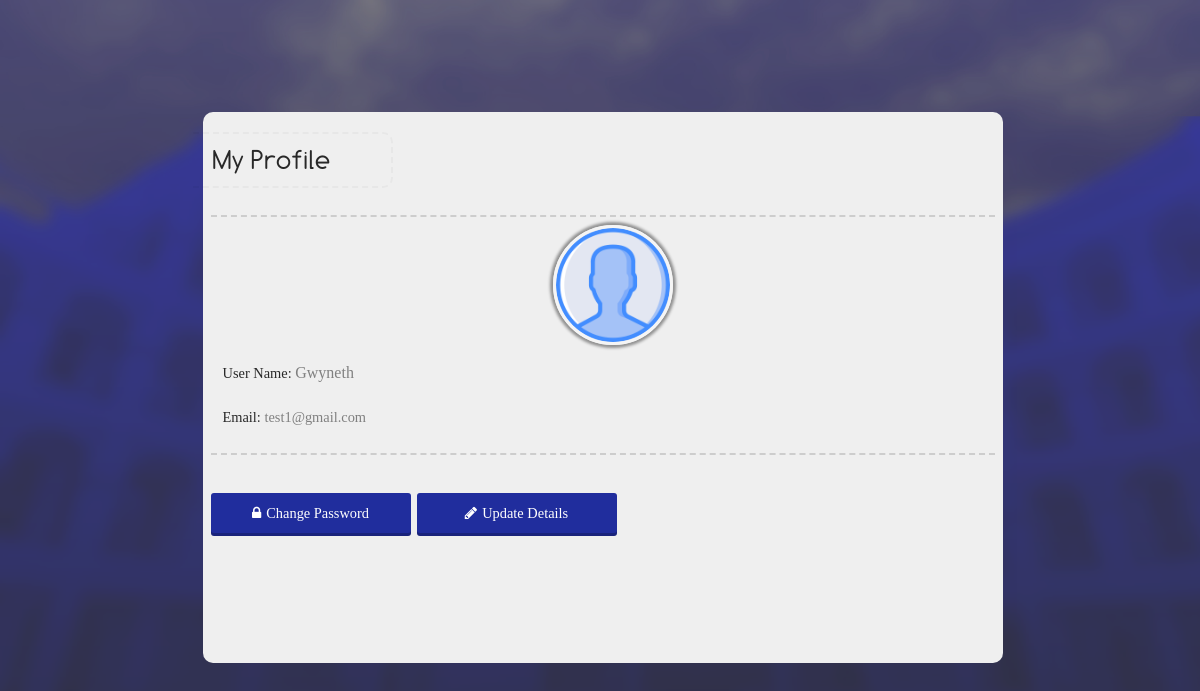
Before: /my_profile (signed in) with the older database file.
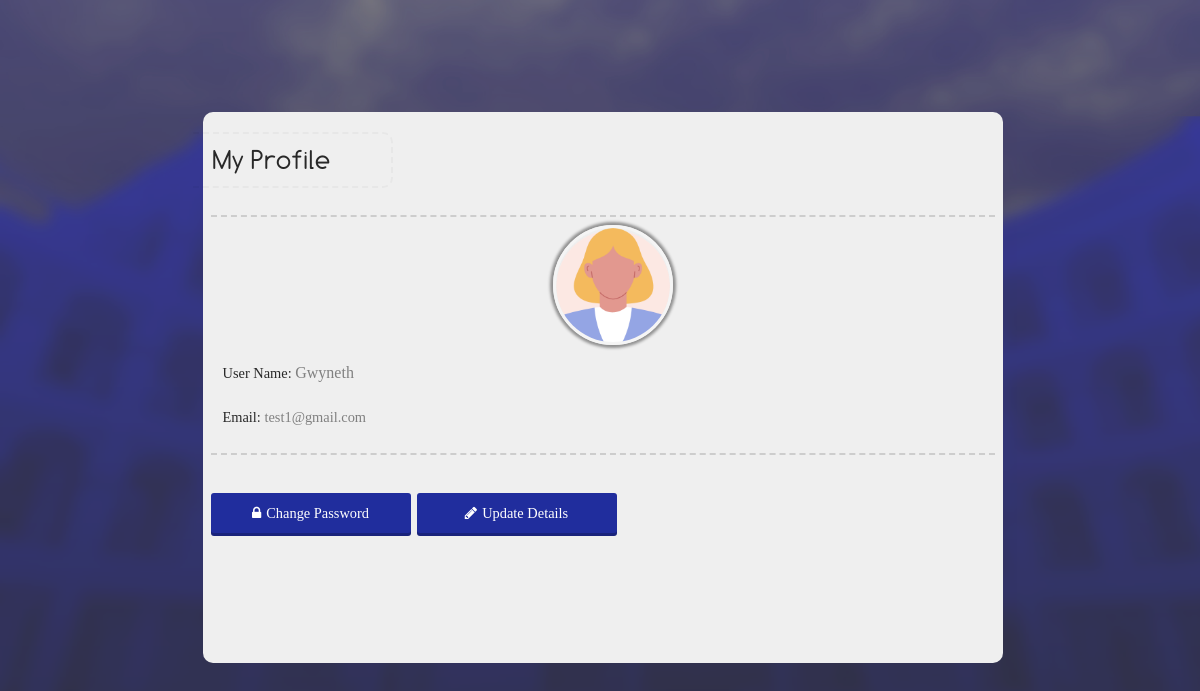
After: the same page with the newer database file.
### website/models.py (models this page shows, shortened)
class Users(db.Model, UserMixin):
    user_id = db.Column(db.Integer, primary_key=True)
    username = db.Column(db.String(50))
    email = db.Column(db.String(150), unique=True)
    password = db.Column(db.String(150))
    status = db.Column(db.String(50))
    avatar = db.Column(db.String(50))
    type = db.Column(db.Integer, db.ForeignKey('user_type.type_id'))
    misc = db.Column(db.String(1024))
    date = db.Column(db.DateTime(timezone=True), default=manila_time)

### website/user_control.py (the view)
@user_control.route('/my_profile', methods=['GET', 'POST'])
@login_required
def show_profile():
    sent = request.args.get('sent')
    if sent is None:
        sent = 'false'
    return render_template("profile.html", user=current_user, page='my_profile', sent=sent)

### website/templates/profile.html (shortened to what this page needs)
{% extends "base_headless.html" %}
{% block extra_css %}
<link id='maine' rel="stylesheet" href="{{ url_for('static', filename='css/profile_page.css') }}">
{% endblock %}
{% block contents %}
<div class="profile_page_main_con">
{% if page == 'my_profile' %}
	<div class="profile_page_con  primary_background primary_color {% if user.status != 'confirmed' %}blured_out{% endif %}" style=''>
		<div class="profile_title">
			<div>My Profile</div>
		</div>
		<hr class='line_2'>
		<div class="profile_details">
			<div class='avatar_con'> <img class='avatar_' src="{{ url_for('static', filename='images/'+current_user.avatar+'.png') }}" /></div>
		</div>
		<div class="profile_details normal">
			<p><span>User Name: </span> <span class="grayed_out normal" id="username">{{ user.username }}</span></p>
			<p><span>Email: </span> <span class="grayed_out">{{ user.email }}</span></p>
		</div>
			<hr class='line_2'>
	<div class="pro_button_kon">
		<button class="df_button secondary_background pro_button_ normal cpass_button" onclick='go_to("change_pass")'>
			<span class="fa fa-lock"></span> <span>Change Password</span>
		</button>
		<div class="df_button secondary_background normal pro_button_ edit_button" onclick='go_to("edit_profile")'>
			<span class="fa fa-pencil"></span> <span>Update Details</span>
		</div>
	</div>
	<div class="pro_button_kon">
	</div>
	</div>
{% endif %}
</div>
{% endblock %}

### website/templates/base_headless.html (shortened to what this page needs)
<!DOCTYPE html>
<html lang="en">
<head>
	<link rel="stylesheet" href="{{ url_for('static', filename='css/main.css') }}">
	<link rel="stylesheet" href="{{ url_for('static', filename='css/animate.min.css') }}">
	<link rel="stylesheet" href="{{ url_for('static', filename='css/custom_contextmenu.css') }}">
	<link rel="stylesheet" href="{{ url_for('static', filename='css/modal_styles.css') }}">
	<link rel="stylesheet" href="{{ url_for('static', filename='css/modal_views.css') }}">
	<link rel="stylesheet" href="{{ url_for('static', filename='css/daimofuu_buttons.css') }}">
	<link rel="stylesheet" href="{{ url_for('static', filename='css/daimofuu_textfield.css') }}">
	<link rel="stylesheet" href="{{ url_for('static', filename='css/typography.css') }}">
	{% block extra_css %} {% endblock %}
	<link id='' rel="stylesheet" href="{{ url_for('static', filename='css/loader.css') }}">
	{% if get_theme() == 'dark' %}
	<link  id='theme' rel="stylesheet" href="{{ url_for('static', filename='css/coloring_dark.css') }}">
	{% else %}
	<link  id='theme' rel="stylesheet" href="{{ url_for('static', filename='css/coloring.css') }}">
	{% endif %}
	<link rel="stylesheet" href="{{ url_for('static', filename='css/font-awesome.css') }}">
</head>
<body class="primary_background primary_color" id="main_body">
{% block contents %}
{%endblock%}
</body>
</html>

### website/static/css/main.css (style rules this page uses)
body { margin:0; font-family:Comfortaa; min-height:100%; padding:0px; color:white; }
.line_2 { width:98%; border:none; border-bottom:dashed rgba(70,70,70,0.2) 2px; }

### website/static/css/modal_styles.css (style rules this page uses)
button { cursor:pointer; }

### website/static/css/daimofuu_buttons.css (style rules this page uses)
.df_button { min-width:40px; min-height:40px; cursor:pointer; border:none; outline:none; background-color:none; border-radius:8px; padding:5px; box-shadow:0 3px 0 var(--secondary_color_darker); user-select:none; -webkit-transition:0.05s; transition:0.05s; }

### website/static/css/typography.css (style rules this page uses)
body, html { font-family:Gotham Rounded; }
.normal { font-size:16px; line-height:15px; font-family: 'Gotham Rounded'; }

### website/static/css/profile_page.css (style rules this page uses)
.profile_page_main_con { box-sizing:border-box; width:100%; height:auto; min-height:100vh; position:relative; background:rgba(230,230,230,0.2); padding:20px; padding-left:25px; padding-bottom:45px; display:flex; justify-content:center; flex-direction:column; align-items:center; font-family:Comfortaa; }
.profile_page_main_con > * { box-sizing:border-box; }
#main_body { background-color:var(--primary_background_darker); background-image:url('../images/bg_1.png'); background-size:cover; background-attachment:fixed; }
.profile_page_con { width:100%; max-width:800px; min-height:300px; border-right: 25px solid rgba(0,20,210,1); border-radius:10px; display:flex; align-items:center; justify-content:center; flex-direction:column; position:relative; }
.pro_button_kon { box-sizing:border-box; width:100%; display:flex; padding:5px; justify-content:left; align-items:center; min-height:100px; }
.pro_button_ { width:100%; max-width:200px; height:35px; margin:3px; border-radius:3px; display:flex; font-size:0.9em; gap:5px; align-items:center; justify-content:center; padding:5px; text-align:center; color:white; cursor:pointer; user-select:none; flex-direction:row; -webkit-transition:0.3s; transition:0.3s; }
.grayed_out { color:gray; }
.cpass_button { background:rgba(14,105,170,1); }
.profile_title { width:100%; min-height:35px; box-sizing:border-box; margin-top:30px; margin-bottom:30px; position:relative; top:0; left:0; right:0; display:flex; align-items:center; padding-left:20px; font-size:1.7em; }
.profile_title > div { width:100%; color:var(--primary_color); max-width:200px; padding:10px; position:absolute; left:0; border-radius:0px 10px 10px 0px; border:2px dashed rgba(0,0,0,0.03) ; border-left:0px; padding-left:20px; transform:translateX(-10px); }
.profile_details { width:100%; min-height:100px; box-sizing:border-box; position:relative; bottom:0; left:0; right:0; display:flex; flex-direction:column; justify-content:center; align-items:left; padding-left:20px; font-size:0.9em; }
.line_2 { width:98%; border:none; border-bottom:dashed rgba(70,70,70,0.2) 2px; }
.avatar_con { width:120px; height:120px; overflow:hidden; box-sizing:border-box; border:solid rgba(245,245,245,1) 3px; box-shadow:0px 0px 3px 3px rgba(0,0,0,0.4); border-radius:100%; margin:0px auto; }
.avatar_ { width:100%; box-sizing:border-box; height:auto; }

### website/static/css/loader.css (style rules this page uses)
* { box-sizing:border-box; }

### website/static/css/coloring.css (style rules this page uses)
:root { --primary_background: #efefef; --primary_background_faded: #efefef35; --primary_background_darker: #e3e3e3; --primary_color: rgba(40,40,40,1); --primary_color_faded: rgba(40,40,40,0.6); --primary_color_invert: rgba(254,254,255,1); --secondary_color: #86b7fe; --secondary_color_faded: #86b7fe88; --secondary_color_darker: #19237b; --third_color_faded: rgba(24,24,24,0.30); --secondary_background: #202d9d; --accent_color:#D6BC3D; --error_color: #e91e63; --secondary_color_faded1: #ffbe4560; --secondary_color_faded2: #61ff5c60; }
.primary_color::placeholder { color: var(--primary_color); opacity: 0.6; }
.primary_color { color: var(--primary_color)!important; }
.primary_background { background-color:var(--primary_background); }
.secondary_background { background-color:var(--secondary_background); }
.profile_page_con { border-right:var(--secondary_background); }

Changed rows visible on the page:
changed Users "Gwyneth": avatar: picture added in place of a placeholder
